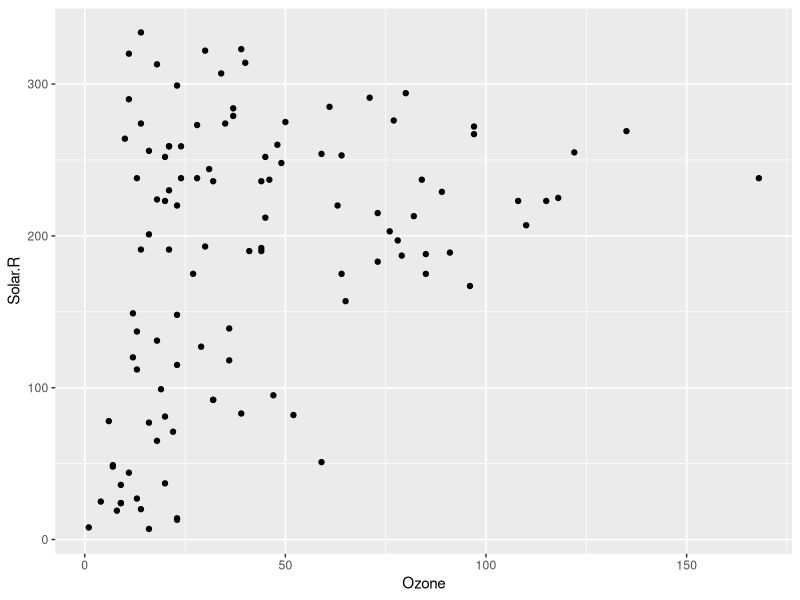
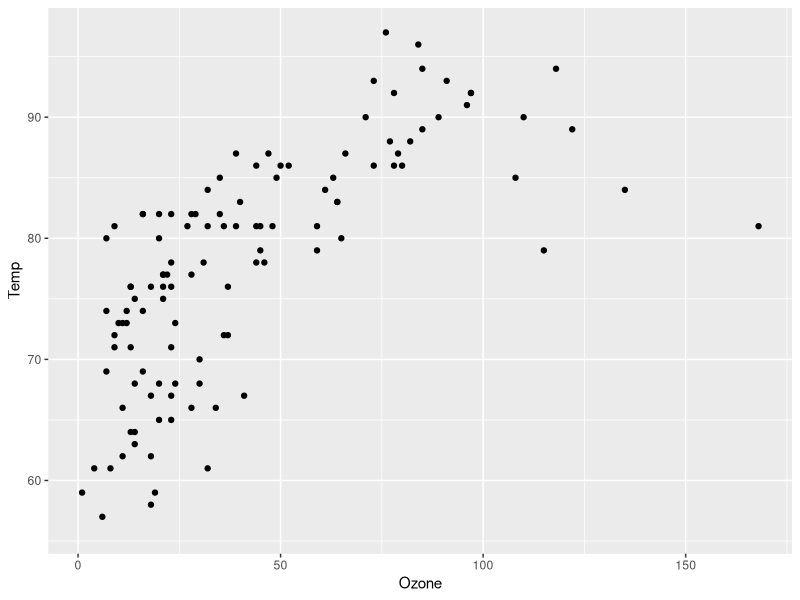

The R script that drew these images, in order:
## ---- chunk 1
library(ggplot2)
ggplot(airquality,
       aes(x = Ozone,
           y = Solar.R)) + 
  geom_point()

## ---- chunk 2

ggplot(airquality,
       aes(x = Ozone,
           y = Temp)) + 
  geom_point()

